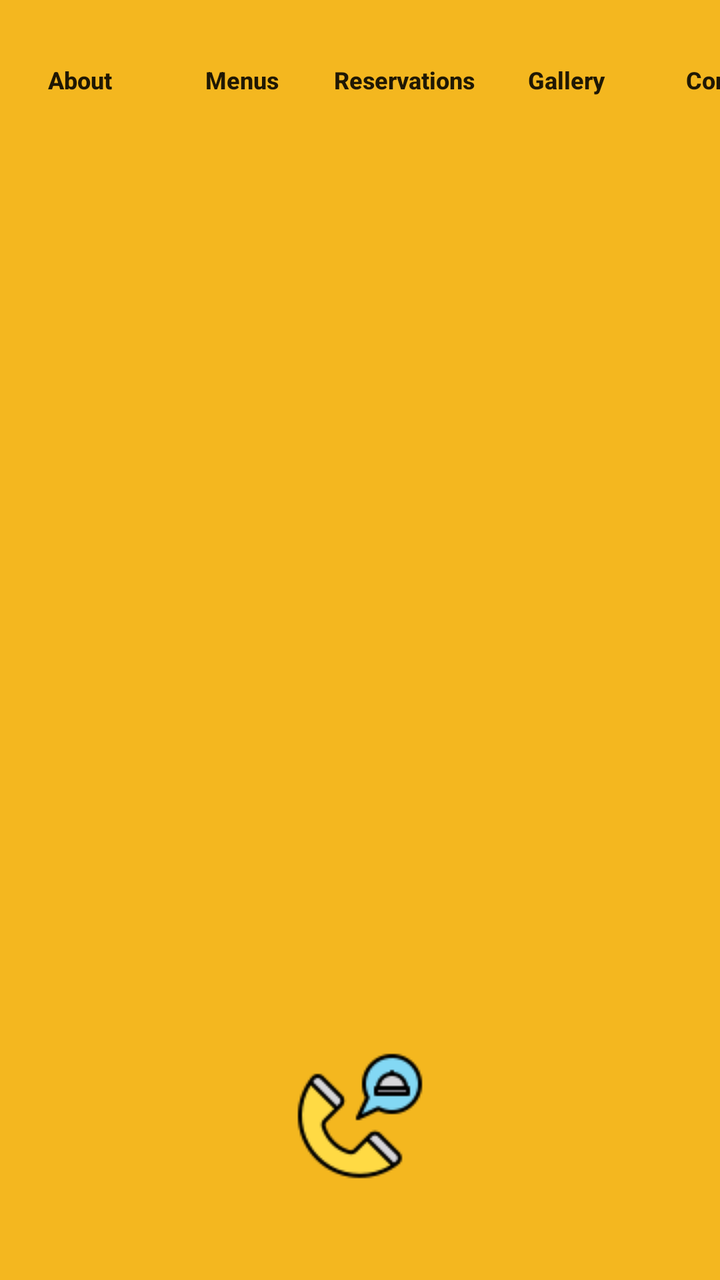
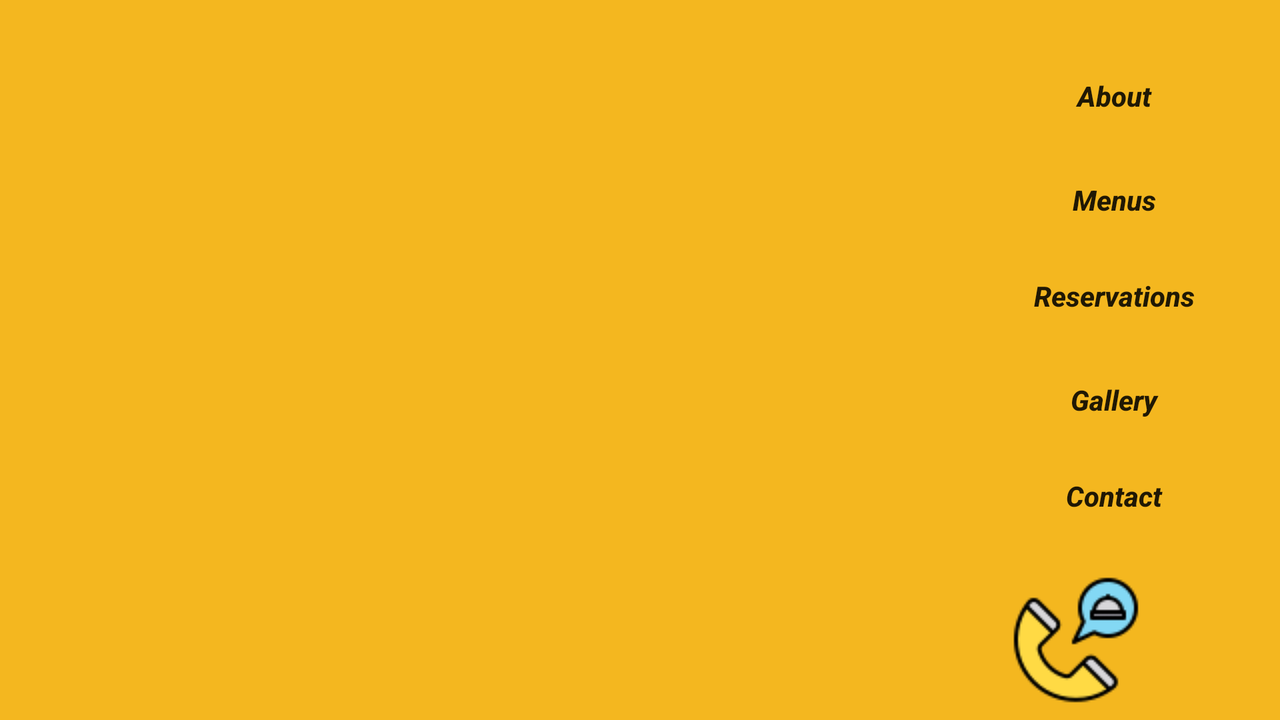

Two renders of one Android screen. The first uses the default layout on a phone; the second uses the alternative layout the repository ships for a different screen configuration, on a matching device. The two XML files are below.
<!-- AndroidManifest.xml: application theme AppTheme -->
<!-- res/layout/activity_details.xml -->
<?xml version="1.0" encoding="utf-8"?>
<androidx.constraintlayout.widget.ConstraintLayout xmlns:android="http://schemas.android.com/apk/res/android"
    xmlns:app="http://schemas.android.com/apk/res-auto"
    xmlns:tools="http://schemas.android.com/tools"
    android:layout_width="match_parent"
    android:layout_height="match_parent"
    android:background="#f4b71f"
    tools:context=".DetailsActivity">

    <ImageView
        android:id="@+id/image1"
        android:layout_width="0dp"
        android:layout_height="0dp"
        android:layout_marginTop="200dp"
        android:layout_marginBottom="40dp"
        app:layout_constraintBottom_toTopOf="@+id/bookingB"
        app:layout_constraintEnd_toEndOf="parent"
        app:layout_constraintHorizontal_bias="0.0"
        app:layout_constraintStart_toStartOf="parent"
        app:layout_constraintTop_toTopOf="@+id/reserB"
        app:layout_constraintVertical_bias="1.0"
        tools:src="@tools:sample/avatars" />

    <Button
        android:id="@+id/menuB"
        android:layout_width="80dp"
        android:layout_height="40dp"
        android:layout_marginStart="1dp"
        android:layout_marginTop="20dp"
        android:background="#00000000"
        android:text="Menus"
        android:textAlignment="center"
        android:textSize="12sp"
        android:textStyle="bold"
        app:layout_constraintStart_toEndOf="@+id/aboutB"
        app:layout_constraintTop_toTopOf="parent" />

    <Button
        android:id="@+id/galleryB"
        android:layout_width="80dp"
        android:layout_height="40dp"
        android:layout_marginStart="1dp"
        android:layout_marginTop="20dp"
        android:background="#00000000"
        android:text="Gallery"
        android:textSize="12sp"
        android:textStyle="bold"
        app:layout_constraintStart_toEndOf="@+id/reserB"
        app:layout_constraintTop_toTopOf="parent" />

    <Button
        android:id="@+id/aboutB"
        android:layout_width="80dp"
        android:layout_height="40dp"
        android:layout_marginTop="20dp"
        android:background="#00000000"
        android:text="About"
        android:textSize="12sp"
        android:textStyle="bold"
        app:layout_constraintStart_toStartOf="parent"
        app:layout_constraintTop_toTopOf="parent" />

    <Button
        android:id="@+id/giftcardB"
        android:layout_width="80dp"
        android:layout_height="40dp"
        android:layout_marginStart="1dp"
        android:layout_marginTop="20dp"
        android:background="#00000000"
        android:text="Contact"
        android:textSize="12sp"
        android:textStyle="bold"
        app:layout_constraintStart_toEndOf="@+id/galleryB"
        app:layout_constraintTop_toTopOf="parent" />

    <Button
        android:id="@+id/reserB"
        android:layout_width="80dp"
        android:layout_height="40dp"
        android:layout_marginStart="1dp"
        android:layout_marginTop="20dp"
        android:background="#00000000"
        android:text="Reservations"
        android:textSize="12sp"
        android:textStyle="bold"
        app:layout_constraintStart_toEndOf="@+id/menuB"
        app:layout_constraintTop_toTopOf="parent" />

    <ImageButton
        android:id="@+id/bookingB"
        android:layout_width="wrap_content"
        android:layout_height="wrap_content"
        android:layout_marginBottom="50dp"
        android:background="#00000000"
        app:layout_constraintBottom_toBottomOf="parent"
        app:layout_constraintEnd_toEndOf="parent"
        app:layout_constraintHorizontal_bias="0.50"
        app:layout_constraintStart_toStartOf="parent"
        app:srcCompat="@drawable/order" />

    <TextView
        android:id="@+id/detailText"
        android:layout_width="wrap_content"
        android:layout_height="wrap_content"
        android:layout_marginStart="20dp"
        android:layout_marginTop="5dp"
        android:layout_marginEnd="20dp"
        android:layout_marginBottom="70dp"
        android:textAlignment="viewStart"
        android:textColor="#040303"
        android:textSize="24sp"
        android:textStyle="bold|italic"
        app:layout_constraintBottom_toTopOf="@+id/image1"
        app:layout_constraintEnd_toEndOf="parent"
        app:layout_constraintStart_toStartOf="parent"
        app:layout_constraintTop_toBottomOf="@+id/menuB" />

    <TextView
        android:id="@+id/addressText"
        android:layout_width="wrap_content"
        android:layout_height="wrap_content"
        android:layout_marginStart="20dp"
        android:layout_marginTop="5dp"
        android:layout_marginEnd="20dp"
        android:textColor="#050505"
        android:textStyle="bold"
        app:layout_constraintEnd_toEndOf="parent"
        app:layout_constraintStart_toStartOf="parent"
        app:layout_constraintTop_toBottomOf="@id/detailText" />

    <TextView
        android:id="@+id/numText"
        android:layout_width="wrap_content"
        android:layout_height="wrap_content"
        android:layout_marginStart="20dp"
        android:layout_marginEnd="20dp"
        android:layout_marginBottom="5dp"
        android:textColor="#040404"
        android:textSize="18sp"
        android:textStyle="bold"
        app:layout_constraintBottom_toTopOf="@+id/bookingB"
        app:layout_constraintEnd_toEndOf="parent"
        app:layout_constraintStart_toStartOf="parent" />

    <TextView
        android:id="@+id/priceText"
        android:layout_width="wrap_content"
        android:layout_height="wrap_content"
        android:layout_marginStart="20dp"
        android:layout_marginEnd="20dp"
        android:layout_marginBottom="20dp"
        android:textColor="#020202"
        android:textStyle="bold"
        app:layout_constraintBottom_toTopOf="@+id/image1"
        app:layout_constraintEnd_toEndOf="parent"
        app:layout_constraintStart_toStartOf="parent" />

    <TextView
        android:id="@+id/ratingText"
        android:layout_width="wrap_content"
        android:layout_height="wrap_content"
        android:layout_marginStart="20dp"
        android:layout_marginTop="8dp"
        android:layout_marginEnd="20dp"
        android:textColor="#020202"
        android:textStyle="bold"
        app:layout_constraintEnd_toEndOf="parent"
        app:layout_constraintStart_toStartOf="parent"
        app:layout_constraintTop_toBottomOf="@id/addressText" />



</androidx.constraintlayout.widget.ConstraintLayout>
<!-- resources referenced by this layout -->
<resources>
  <!-- drawable order: png bitmap (drawable, 3558 bytes) -->
  <style name="AppTheme" parent="Theme.AppCompat.Light.NoActionBar">
          
          <item name="colorPrimary">@color/colorPrimary</item>
          <item name="colorPrimaryDark">@color/colorPrimaryDark</item>
          <item name="colorAccent">@color/colorAccent</item>
          <item name="android:textAllCaps">false</item>
      </style>
  <color name="colorPrimary">#f4b71f</color>
  <color name="colorPrimaryDark">#000000</color>
  <color name="colorAccent">#fffefd</color>
</resources>
<!-- res/layout-land/activity_details.xml (the repository's variant of the layout above) -->
<!-- drawn on the phone turned sideways -->
<?xml version="1.0" encoding="utf-8"?>
<androidx.constraintlayout.widget.ConstraintLayout xmlns:android="http://schemas.android.com/apk/res/android"
    xmlns:app="http://schemas.android.com/apk/res-auto"
    xmlns:tools="http://schemas.android.com/tools"
    android:layout_width="match_parent"
    android:layout_height="match_parent"
    android:background="#f4b71f"
    tools:context=".DetailsActivity">

    <ImageView
        android:id="@+id/image1"
        android:layout_width="359dp"
        android:layout_height="245dp"
        app:layout_constraintBottom_toBottomOf="parent"
        app:layout_constraintEnd_toEndOf="parent"
        app:layout_constraintHorizontal_bias="0.3"
        app:layout_constraintStart_toStartOf="parent"
        app:layout_constraintTop_toTopOf="parent"
        app:layout_constraintVertical_bias="0.9"
        tools:src="@tools:sample/avatars" />

    <Button
        android:id="@+id/reserB"
        android:layout_width="wrap_content"
        android:layout_height="40dp"
        android:layout_marginStart="10dp"
        android:layout_marginTop="8dp"
        android:layout_marginEnd="20dp"
        android:background="#00000000"
        android:text="Reservations"
        android:textSize="14sp"
        android:textStyle="bold|italic"
        app:layout_constraintEnd_toEndOf="parent"
        app:layout_constraintHorizontal_bias="0.758"
        app:layout_constraintStart_toEndOf="@+id/image1"
        app:layout_constraintTop_toBottomOf="@+id/menuB" />

    <Button
        android:id="@+id/galleryB"
        android:layout_width="wrap_content"
        android:layout_height="40dp"
        android:layout_marginStart="10dp"
        android:layout_marginTop="12dp"
        android:layout_marginEnd="20dp"
        android:background="#00000000"
        android:text="Gallery"
        android:textSize="14sp"
        android:textStyle="bold|italic"
        app:layout_constraintEnd_toEndOf="parent"
        app:layout_constraintHorizontal_bias="0.758"
        app:layout_constraintStart_toEndOf="@+id/image1"
        app:layout_constraintTop_toBottomOf="@+id/reserB" />

    <ImageButton
        android:id="@+id/bookingB"
        android:layout_width="64dp"
        android:layout_height="64dp"
        android:layout_marginTop="20dp"
        android:layout_marginEnd="70dp"
        android:background="#00000000"
        app:layout_constraintEnd_toEndOf="parent"
        app:layout_constraintTop_toBottomOf="@+id/giftcardB"
        app:srcCompat="@drawable/order" />

    <Button
        android:id="@+id/menuB"
        android:layout_width="wrap_content"
        android:layout_height="40dp"
        android:layout_marginStart="10dp"
        android:layout_marginTop="12dp"
        android:layout_marginEnd="20dp"
        android:background="#00000000"
        android:text="Menus"
        android:textAlignment="center"
        android:textSize="14sp"
        android:textStyle="bold|italic"
        app:layout_constraintEnd_toEndOf="parent"
        app:layout_constraintHorizontal_bias="0.758"
        app:layout_constraintStart_toEndOf="@+id/image1"
        app:layout_constraintTop_toBottomOf="@+id/aboutB" />

    <Button
        android:id="@+id/giftcardB"
        android:layout_width="wrap_content"
        android:layout_height="40dp"
        android:layout_marginStart="10dp"
        android:layout_marginTop="8dp"
        android:layout_marginEnd="20dp"
        android:background="#00000000"
        android:text="Contact"
        android:textSize="14sp"
        android:textStyle="bold|italic"
        app:layout_constraintEnd_toEndOf="parent"
        app:layout_constraintHorizontal_bias="0.758"
        app:layout_constraintStart_toEndOf="@+id/image1"
        app:layout_constraintTop_toBottomOf="@+id/galleryB" />

    <Button
        android:id="@+id/aboutB"
        android:layout_width="wrap_content"
        android:layout_height="40dp"
        android:layout_marginStart="10dp"
        android:layout_marginTop="28dp"
        android:layout_marginEnd="20dp"
        android:background="#00000000"
        android:text="About"
        android:textSize="14sp"
        android:textStyle="bold|italic"
        app:layout_constraintEnd_toEndOf="parent"
        app:layout_constraintHorizontal_bias="0.758"
        app:layout_constraintStart_toEndOf="@+id/image1"
        app:layout_constraintTop_toTopOf="parent" />

    <TextView
        android:id="@+id/detailText"
        android:layout_width="wrap_content"
        android:layout_height="wrap_content"
        android:layout_marginStart="20dp"
        android:layout_marginEnd="20dp"
        android:layout_marginBottom="70dp"
        android:textAlignment="viewStart"
        android:textColor="#040303"
        android:textSize="24sp"
        android:textStyle="bold|italic"
        app:layout_constraintBottom_toTopOf="@+id/image1"
        app:layout_constraintEnd_toEndOf="parent"
        app:layout_constraintHorizontal_bias="0.4"
        app:layout_constraintStart_toStartOf="parent"
        app:layout_constraintTop_toTopOf="parent" />

    <TextView
        android:id="@+id/addressText"
        android:layout_width="wrap_content"
        android:layout_height="wrap_content"
        android:layout_marginStart="20dp"
        android:layout_marginTop="5dp"
        android:layout_marginEnd="20dp"
        android:textColor="#050505"
        android:textStyle="bold"
        app:layout_constraintEnd_toEndOf="parent"
        app:layout_constraintHorizontal_bias="0.4"
        app:layout_constraintStart_toStartOf="parent"
        app:layout_constraintTop_toBottomOf="@id/detailText" />

    <TextView
        android:id="@+id/numText"
        android:layout_width="wrap_content"
        android:layout_height="wrap_content"
        android:layout_marginStart="20dp"
        android:layout_marginTop="5dp"
        android:layout_marginEnd="20dp"
        android:textColor="#040404"
        android:textSize="18sp"
        android:textStyle="bold"
        app:layout_constraintEnd_toEndOf="parent"
        app:layout_constraintHorizontal_bias="0.4"
        app:layout_constraintStart_toStartOf="parent"
        app:layout_constraintTop_toBottomOf="@+id/priceText" />

    <TextView
        android:id="@+id/priceText"
        android:layout_width="wrap_content"
        android:layout_height="wrap_content"
        android:layout_marginStart="20dp"
        android:layout_marginEnd="20dp"
        android:textColor="#020202"
        android:textStyle="bold"
        app:layout_constraintEnd_toEndOf="parent"
        app:layout_constraintHorizontal_bias="0.5"
        app:layout_constraintStart_toStartOf="parent"
        app:layout_constraintTop_toTopOf="@+id/ratingText" />

    <TextView
        android:id="@+id/ratingText"
        android:layout_width="wrap_content"
        android:layout_height="wrap_content"
        android:layout_marginStart="20dp"
        android:layout_marginTop="5dp"
        android:layout_marginEnd="20dp"
        android:textColor="#020202"
        android:textStyle="bold"
        app:layout_constraintEnd_toEndOf="parent"
        app:layout_constraintHorizontal_bias="0.3"
        app:layout_constraintStart_toStartOf="parent"
        app:layout_constraintTop_toBottomOf="@id/addressText" />

</androidx.constraintlayout.widget.ConstraintLayout>
